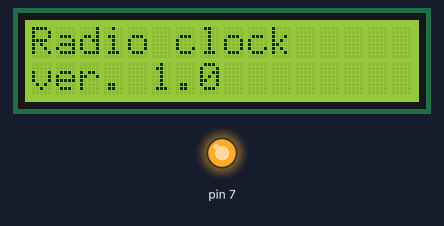
Simulated run of this sketch. Board: Arduino Uno, built with avr-gcc and run on an emulated ATmega328P. Parts: 16×2 character LCD, output pins drawn as LEDs (lit = HIGH). The local clock reads 2024-03-15 10:24:30 at power-on unless the sketch sets it; no radio packets arrive unless stated.

Above: at 0.1 s.
At 9.2 s:
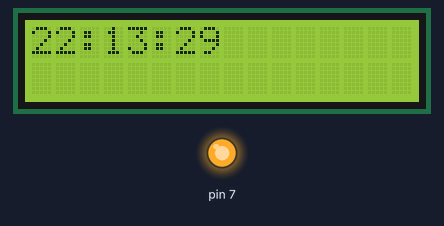
At 19.4 s:
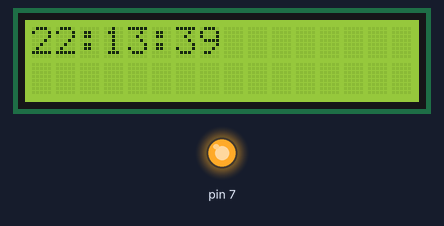
At 38.7 s:
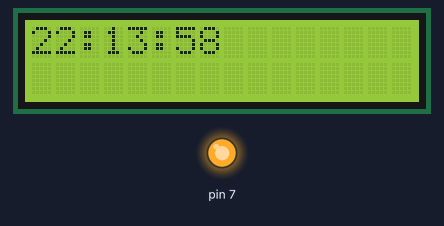
Timing chart, 0 to 40.0 s (numbered marks = the images above):
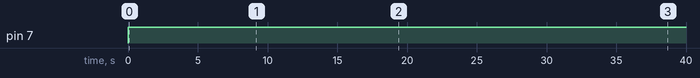

The sketch:

Radio_clock.ino
```cpp
#include <Wire.h>
#include <LiquidCrystal_I2C.h> // библиотека LCD экрана
#include "nRF24L01.h"     // библиотека радиомодуля
#include "RF24.h"         // ещё библиотека радиомодуля
#include <DS3231.h>       //  библиотека часов

RF24 radio(9, 10); // "создать" модуль на пинах 9 и 10 Для Уно


// Set the LCD address to 0x27 for a 16 chars and 2 line display
LiquidCrystal_I2C lcd(0x27, 16, 2);

DS3231 clock;   // какие то настройки часов
RTCDateTime dt; // что то от часов

byte address[][6] = {"1Node", "2Node", "3Node", "4Node", "5Node", "6Node"}; //возможные номера труб

void setup()
{
  //Устанавливаем для 7 цифрового пина режим выход
  pinMode(7, OUTPUT);
  digitalWrite(7,1);

  // Настройка радио модуля

  radio.begin(); //активировать модуль
  radio.setAutoAck(1);         //режим подтверждения приёма, 1 вкл 0 выкл
  radio.setRetries(0, 15);    //(время между попыткой достучаться, число попыток)
  radio.enableAckPayload();    //разрешить отсылку данных в ответ на входящий сигнал
  radio.setPayloadSize(32);     //размер пакета, в байтах

  radio.openWritingPipe(address[0]);   //мы - труба 0, открываем канал для передачи данных
  radio.setChannel(0x60);  //выбираем канал (в котором нет шумов!)

  radio.setPALevel (RF24_PA_MAX); //уровень мощности передатчика. На выбор RF24_PA_MIN, RF24_PA_LOW, RF24_PA_HIGH, RF24_PA_MAX
  radio.setDataRate (RF24_2MBPS); //скорость обмена. На выбор RF24_2MBPS, RF24_1MBPS, RF24_250KBPS
  //должна быть одинакова на приёмнике и передатчике!
  //при самой низкой скорости имеем самую высокую чувствительность и дальность!!

  radio.powerUp(); //начать работу
  radio.stopListening();  //не слушаем радиоэфир, мы передатчик

  // Инициализация часов
  Serial.println("Initialize DS3231");;
  clock.begin();

  // Установка времени
  clock.setDateTime(__DATE__, __TIME__);

  // Инициализация экрана

	lcd.begin();
	lcd.backlight();

	lcd.print("Radio clock");
	lcd.setCursor(0, 1);
	lcd.print("ver. 1.0");
	delay(5000);


  int u=1200;
  int z=0;
  while ( u != 0 ) {
      lcd.clear(); // отчистка экрана
      dt = clock.getDateTime(); // Получаем время
      lcd.print(dt.hour);
      lcd.print(":");
      lcd.print(dt.minute);
      lcd.print(":");
      lcd.print(dt.second);
      radio.write(&dt.hour, sizeof(dt.hour));
      radio.write(&dt.minute, sizeof(dt.minute));
      radio.write(&dt.second, sizeof(dt.second));
      if ( dt.second == 0) {
        lcd.print(" Rele ON");
        digitalWrite(7,0);
        z=1;
      }
      else {
        if (z == 1) {
          digitalWrite(7,1);
          z=0;
        }

      }
      delay(1000);
  }
}


void loop()
{
	// Do nothing here...
}
```

Measured:
- by itself, pin 7: LOW → HIGH at 0.00 s
- what the display in image 1 shows lasts 1.0 s, from 9.2 s to 10.2 s
